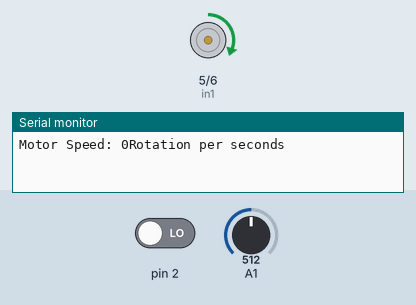
This sketch was run on a simulated Arduino Uno, built with avr-gcc and run on an emulated ATmega328P. On the bench: motor-driver pin pairs drawn as motors (green arrow = first pin HIGH = forward, orange = second pin HIGH = backward, longer = more drive), the last lines printed to the serial monitor. The test bench sets the inputs (shaded band); at power-on: A1 = 512, pin 2 LOW.

Above: at 1.2 s.
1.3 s: A1 set to 716
At 2.5 s:
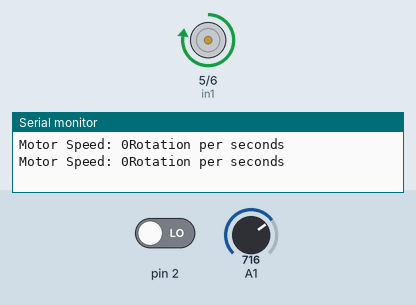
2.8 s: A1 set to 900
At 3.7 s:
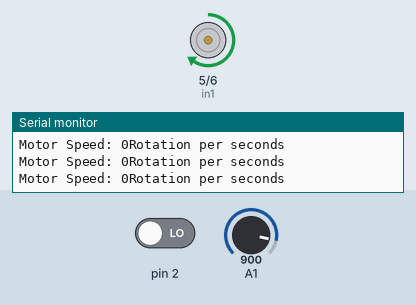
4.3 s: A1 set to 1023
At 4.9 s:
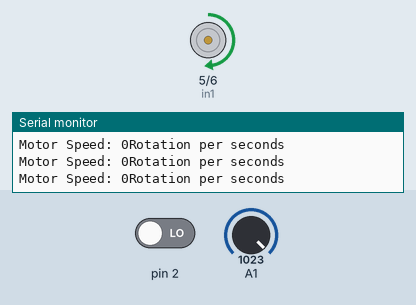
Timing chart, 0 to 7.3 s (numbered marks = the images above; inputs shaded):
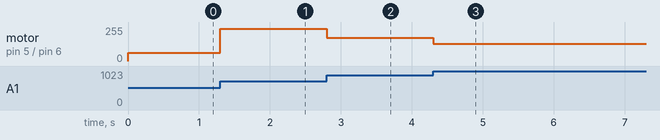

Measured:
- after the input at 1.3 s, motor on pin 5 (in1) / pin 6 (in2): forward 63/255 → forward 243/255 at once
- after the input at 2.8 s, motor on pin 5 (in1) / pin 6 (in2): forward 243/255 → forward 174/255 at once
- after the input at 4.3 s, motor on pin 5 (in1) / pin 6 (in2): forward 174/255 → forward 128/255 at once

The sketch:

motorspeedcalculate.ino
```cpp
#include<TimerOne.h>

unsigned int counter=0;

int in1 =5;
int in2 = 6;

void docount()
{
  counter++;
}

void timerIsr()
{
    Timer1.detachInterrupt();
    Serial.print("Motor Speed: ");
    int rotation = (counter/20);
    Serial.print(rotation,DEC);
    Serial.println("Rotation per seconds");
    counter=0;
    Timer1.attachInterrupt(timerIsr);
}

void setup()
{
  Serial.begin(9600);

  pinMode(in1, OUTPUT);
  pinMode(in2, OUTPUT);

  Timer1.initialize(1000000);
  attachInterrupt(0, docount, RISING);
  Timer1.attachInterrupt(timerIsr);
}

void loop()
{
  int potvalue = analogRead(1);
  int motorspeed = map(potvalue,0,680,255,0);
  analogWrite(in1,motorspeed);
  digitalWrite(in2,LOW);
}
```
